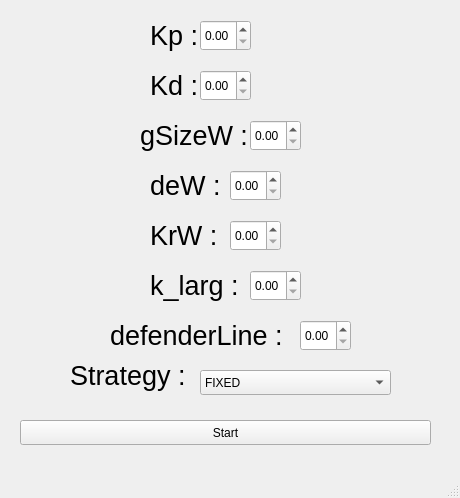
<?xml version="1.0" encoding="UTF-8"?>
<ui version="4.0">
 <class>gamewindow</class>
 <widget class="QMainWindow" name="gamewindow">
  <property name="geometry">
   <rect>
    <x>0</x>
    <y>0</y>
    <width>460</width>
    <height>498</height>
   </rect>
  </property>
  <property name="windowTitle">
   <string>gamewindow</string>
  </property>
  <widget class="QWidget" name="centralwidget">
   <widget class="QLabel" name="label">
    <property name="geometry">
     <rect>
      <x>150</x>
      <y>70</y>
      <width>51</width>
      <height>31</height>
     </rect>
    </property>
    <property name="font">
     <font>
      <pointsize>20</pointsize>
     </font>
    </property>
    <property name="text">
     <string>Kd :</string>
    </property>
   </widget>
   <widget class="QLabel" name="label_2">
    <property name="geometry">
     <rect>
      <x>150</x>
      <y>10</y>
      <width>51</width>
      <height>51</height>
     </rect>
    </property>
    <property name="minimumSize">
     <size>
      <width>10</width>
      <height>10</height>
     </size>
    </property>
    <property name="sizeIncrement">
     <size>
      <width>10</width>
      <height>10</height>
     </size>
    </property>
    <property name="font">
     <font>
      <pointsize>20</pointsize>
     </font>
    </property>
    <property name="text">
     <string>Kp :</string>
    </property>
   </widget>
   <widget class="QPushButton" name="jogar">
    <property name="geometry">
     <rect>
      <x>20</x>
      <y>420</y>
      <width>411</width>
      <height>25</height>
     </rect>
    </property>
    <property name="text">
     <string>Start</string>
    </property>
   </widget>
   <widget class="QDoubleSpinBox" name="KpSpinBox">
    <property name="geometry">
     <rect>
      <x>200</x>
      <y>20</y>
      <width>51</width>
      <height>31</height>
     </rect>
    </property>
   </widget>
   <widget class="QDoubleSpinBox" name="KdSpinBox">
    <property name="geometry">
     <rect>
      <x>200</x>
      <y>70</y>
      <width>51</width>
      <height>31</height>
     </rect>
    </property>
   </widget>
   <widget class="QLabel" name="label_3">
    <property name="geometry">
     <rect>
      <x>140</x>
      <y>120</y>
      <width>111</width>
      <height>31</height>
     </rect>
    </property>
    <property name="font">
     <font>
      <pointsize>20</pointsize>
     </font>
    </property>
    <property name="text">
     <string>gSizeW :</string>
    </property>
   </widget>
   <widget class="QDoubleSpinBox" name="gSizeWSpinBox">
    <property name="geometry">
     <rect>
      <x>250</x>
      <y>120</y>
      <width>51</width>
      <height>31</height>
     </rect>
    </property>
   </widget>
   <widget class="QLabel" name="label_4">
    <property name="geometry">
     <rect>
      <x>150</x>
      <y>170</y>
      <width>111</width>
      <height>31</height>
     </rect>
    </property>
    <property name="font">
     <font>
      <pointsize>20</pointsize>
     </font>
    </property>
    <property name="text">
     <string>deW :</string>
    </property>
   </widget>
   <widget class="QLabel" name="label_5">
    <property name="geometry">
     <rect>
      <x>150</x>
      <y>220</y>
      <width>111</width>
      <height>31</height>
     </rect>
    </property>
    <property name="font">
     <font>
      <pointsize>20</pointsize>
     </font>
    </property>
    <property name="text">
     <string>KrW :</string>
    </property>
   </widget>
   <widget class="QLabel" name="label_6">
    <property name="geometry">
     <rect>
      <x>150</x>
      <y>270</y>
      <width>111</width>
      <height>31</height>
     </rect>
    </property>
    <property name="font">
     <font>
      <pointsize>20</pointsize>
     </font>
    </property>
    <property name="text">
     <string>k_larg :</string>
    </property>
   </widget>
   <widget class="QDoubleSpinBox" name="deWSpinBox">
    <property name="geometry">
     <rect>
      <x>230</x>
      <y>170</y>
      <width>51</width>
      <height>31</height>
     </rect>
    </property>
   </widget>
   <widget class="QDoubleSpinBox" name="krWSpinBox">
    <property name="geometry">
     <rect>
      <x>230</x>
      <y>220</y>
      <width>51</width>
      <height>31</height>
     </rect>
    </property>
   </widget>
   <widget class="QDoubleSpinBox" name="kLargSpinBox">
    <property name="geometry">
     <rect>
      <x>250</x>
      <y>270</y>
      <width>51</width>
      <height>31</height>
     </rect>
    </property>
   </widget>
   <widget class="QLabel" name="label_7">
    <property name="geometry">
     <rect>
      <x>110</x>
      <y>320</y>
      <width>191</width>
      <height>31</height>
     </rect>
    </property>
    <property name="font">
     <font>
      <pointsize>20</pointsize>
     </font>
    </property>
    <property name="text">
     <string>defenderLine :</string>
    </property>
   </widget>
   <widget class="QDoubleSpinBox" name="defenderLineSpinBox">
    <property name="geometry">
     <rect>
      <x>300</x>
      <y>320</y>
      <width>51</width>
      <height>31</height>
     </rect>
    </property>
   </widget>
   <widget class="QLabel" name="label_8">
    <property name="geometry">
     <rect>
      <x>70</x>
      <y>360</y>
      <width>131</width>
      <height>31</height>
     </rect>
    </property>
    <property name="font">
     <font>
      <pointsize>20</pointsize>
     </font>
    </property>
    <property name="text">
     <string>Strategy :</string>
    </property>
   </widget>
   <widget class="QComboBox" name="StrategycomboBox">
    <property name="geometry">
     <rect>
      <x>200</x>
      <y>370</y>
      <width>191</width>
      <height>25</height>
     </rect>
    </property>
    <item>
     <property name="text">
      <string>FIXED</string>
     </property>
    </item>
    <item>
     <property name="text">
      <string>FULL_ATK</string>
     </property>
    </item>
    <item>
     <property name="text">
      <string>SAFE_FULL_ATK</string>
     </property>
    </item>
    <item>
     <property name="text">
      <string>NS</string>
     </property>
    </item>
    <item>
     <property name="text">
      <string>FUZZY</string>
     </property>
    </item>
    <item>
     <property name="text">
      <string>KNN</string>
     </property>
    </item>
    <item>
     <property name="text">
      <string>IMPOSTOR</string>
     </property>
    </item>
    <item>
     <property name="text">
      <string>DOWNBELOW</string>
     </property>
    </item>
    <item>
     <property name="text">
      <string>FUZZYLEIRO</string>
     </property>
    </item>
   </widget>
  </widget>
  <widget class="QMenuBar" name="menubar">
   <property name="geometry">
    <rect>
     <x>0</x>
     <y>0</y>
     <width>460</width>
     <height>22</height>
    </rect>
   </property>
  </widget>
  <widget class="QStatusBar" name="statusbar"/>
 </widget>
 <resources/>
 <connections/>
</ui>
